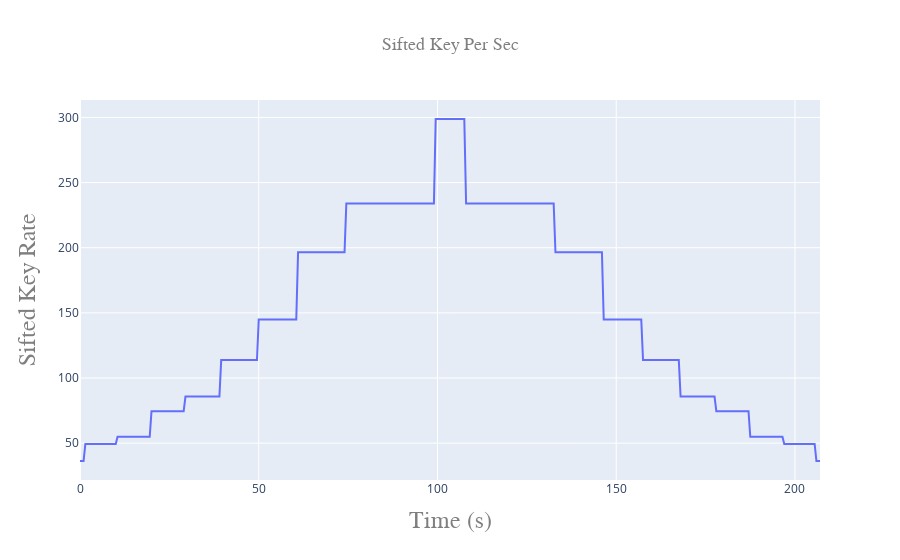

The cell this chart's notebook holds for it:
### Code cell
fig = go.Figure()

fig.add_trace(go.Scatter(x=df.index/2,
                         y=df["sifted_key_per_sec"],
                         name = "QBER"
                        
))





fig.update_layout(
    title=go.layout.Title(
        text="Sifted Key Per Sec",
        xref="paper",
        x=.5,
        font=dict(
                family="Droid Sans, monospace",
                size=18,
                color="#7f7f7f"
            )
    
    ),
    xaxis=go.layout.XAxis(
        title=go.layout.xaxis.Title(
            text="Time (s)",
            font=dict(
                family="Droid Sans, monospace",
                size=24,
                color="#7f7f7f"
            )
        )
    ),
    yaxis=go.layout.YAxis(
        title=go.layout.yaxis.Title(
            text=" Sifted Key Rate",
            font=dict(
                family="Droid Sans, monospace",
                size=24,
                color="#7f7f7f"
            )
        )
    )
)

fig.show()

### Figure 1 — Plotly figure (JSON) as saved in the notebook; plotly's stock layout.template omitted (floating-point values rounded to 4 significant figures; data arrays with more than 128 entries replaced by an {"elided": "..."} marker saying what was removed)
{"data": [{"name": "QBER", "type": "scatter", "x": {"elided": "415 float values"}, "y": {"elided": "415 float values"}}], "layout": {"title": {"font": {"color": "#7f7f7f", "family": "Droid Sans, monospace", "size": 18}, "text": "Sifted Key Per Sec", "x": 0.5, "xref": "paper"}, "xaxis": {"title": {"font": {"color": "#7f7f7f", "family": "Droid Sans, monospace", "size": 24}, "text": "Time (s)"}}, "yaxis": {"title": {"font": {"color": "#7f7f7f", "family": "Droid Sans, monospace", "size": 24}, "text": " Sifted Key Rate"}}}}
